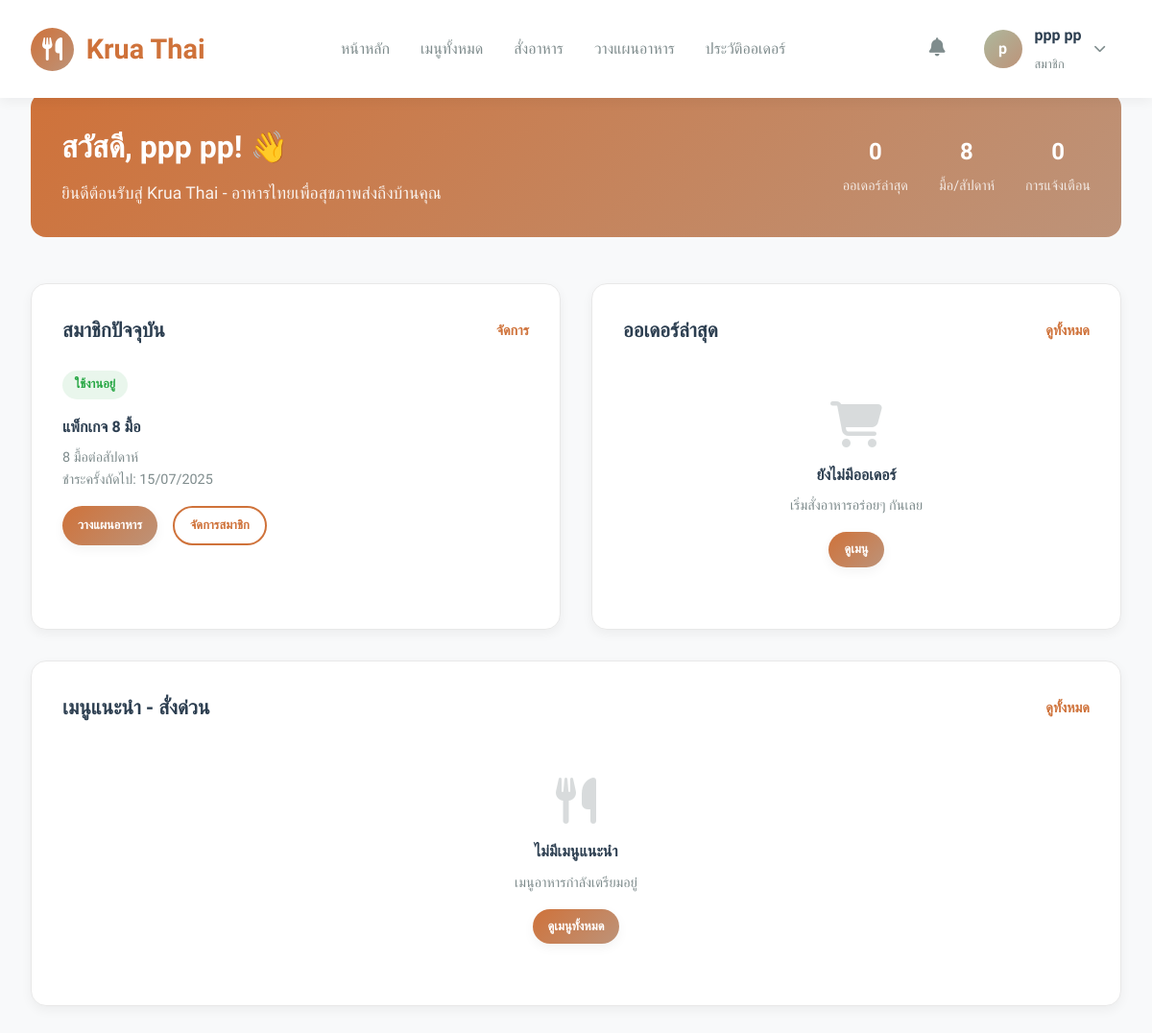
/KruaThai/index.php (signed in), run on an earlier commit of the app's database.
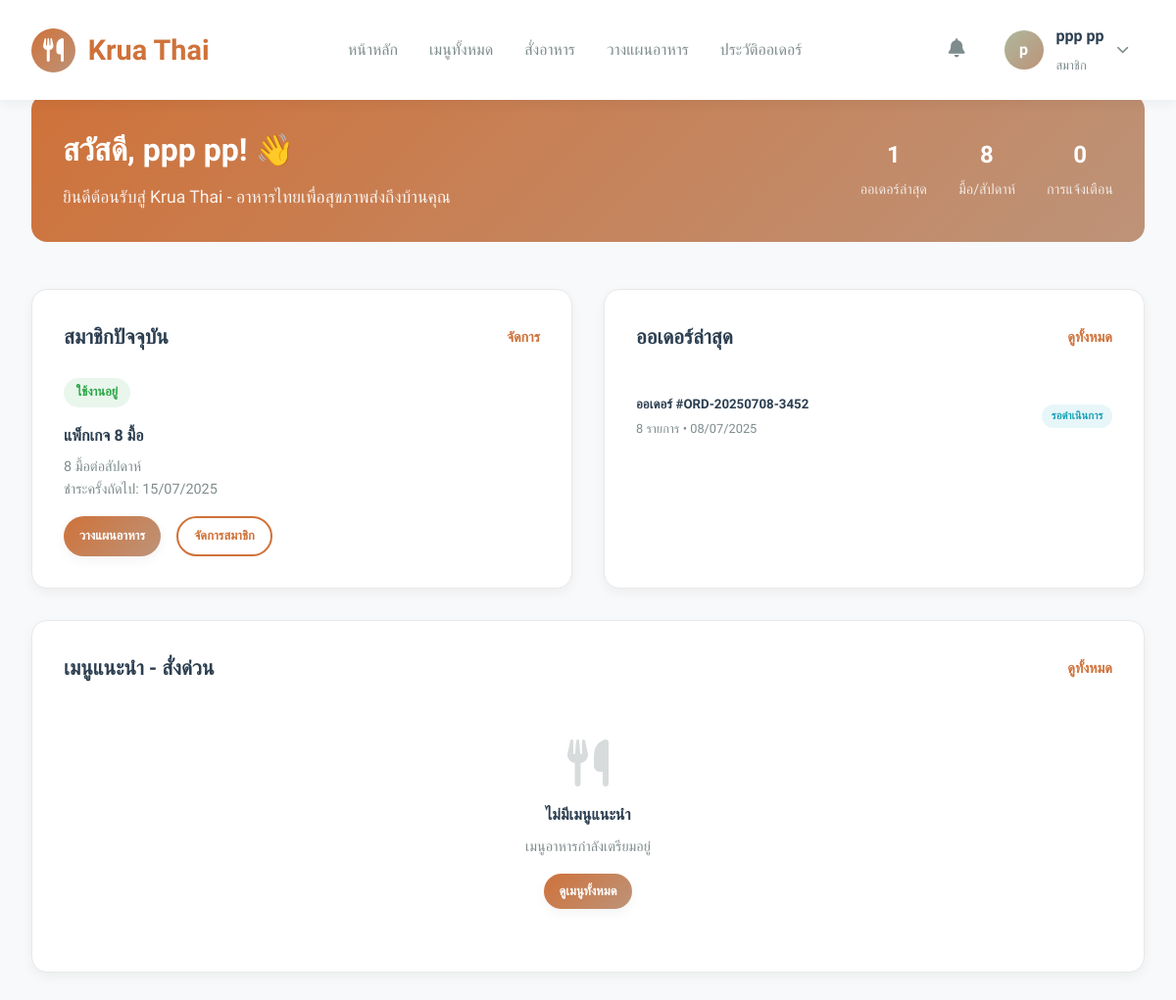
And on a later commit of the database.
### tables this page shows
CREATE TABLE `orders` (
  `id` char(36) NOT NULL,
  `order_number` varchar(20) NOT NULL,
  `subscription_id` char(36) NOT NULL,
  `user_id` char(36) NOT NULL,
  `delivery_date` date NOT NULL,
  `delivery_time_slot` enum('09:00-12:00','12:00-15:00','15:00-18:00','18:00-21:00') DEFAULT NULL,
  `delivery_address` text NOT NULL,
  `delivery_instructions` text,
  `status` enum('pending','confirmed','preparing','ready','out_for_delivery','delivered','cancelled') DEFAULT 'pending',
  `kitchen_status` enum('not_started','in_progress','completed') DEFAULT 'not_started',
  `assigned_rider_id` char(36) DEFAULT NULL,
  `pickup_time` timestamp NULL DEFAULT NULL,
  `delivery_confirmation_method` enum('photo','signature','customer_present','left_at_door') DEFAULT 'customer_present',
  `delivery_photo_url` varchar(500) DEFAULT NULL,
  `delivery_signature_url` varchar(500) DEFAULT NULL,
  `delivered_at` timestamp NULL DEFAULT NULL,
  `total_items` int(11) DEFAULT '0',
  `estimated_prep_time` int(11) DEFAULT '30',
  `special_notes` text,
  `created_at` timestamp NOT NULL DEFAULT CURRENT_TIMESTAMP,
  `updated_at` timestamp NOT NULL DEFAULT CURRENT_TIMESTAMP ON UPDATE CURRENT_TIMESTAMP
);

### KruaThai/index.php (the view, shortened to what the changed rows need)
<?php
try {
    $database = new Database();
    $db = $database->getConnection();
} catch (Exception $e) {
    try {
        $pdo = new PDO("mysql:host=localhost;dbname=krua_thai;charset=utf8mb4", "root", "root");
        $pdo->setAttribute(PDO::ATTR_ERRMODE, PDO::ERRMODE_EXCEPTION);
        $db = $pdo;
    } catch (PDOException $e) {
        error_log("Database connection failed: " . $e->getMessage());
        $db = null;
    }
}
$user_id = $_SESSION['user_id'];
$user_name = $_SESSION['first_name'] ?? $_SESSION['user_name'] ?? 'User';
$recent_orders = [];
if ($db) {
    try {
        $stmt = $db->prepare("
            SELECT o.*, COUNT(oi.id) as item_count
            FROM orders o
            LEFT JOIN order_items oi ON o.id = oi.order_id
            WHERE o.user_id = ?
            GROUP BY o.id
            ORDER BY o.created_at DESC
            LIMIT 5
        ");
        $stmt->execute([$user_id]);
        $recent_orders = $stmt->fetchAll(PDO::FETCH_ASSOC);
    } catch (Exception $e) {
        error_log("Failed to fetch orders: " . $e->getMessage());
    }
}
?>
<!DOCTYPE html>
<html lang="th">
<head>
    <link href="https://cdnjs.cloudflare.com/ajax/libs/font-awesome/6.4.0/css/all.min.css" rel="stylesheet">
</head>
<body>
    <main class="main-content">
        <section class="welcome-section loading">
            <div class="welcome-content">
                <div class="welcome-text">
                    <h1>สวัสดี, <?php echo htmlspecialchars($user_name); ?>! 👋</h1>
                </div>
                <div class="quick-stats">
                    <div class="stat-item">
                        <div class="stat-number"><?php echo count($recent_orders); ?></div>
                        <div class="stat-label">ออเดอร์ล่าสุด</div>
                    </div>
                </div>
            </div>
        </section>
        <div class="dashboard-grid">
            <div class="dashboard-card loading">
                <?php if (!empty($recent_orders)): ?>
                    <?php foreach (array_slice($recent_orders, 0, 3) as $order): ?>
                        <div class="order-item">
                            <div class="order-info">
                                <h5>ออเดอร์ #<?php echo htmlspecialchars($order['order_number']); ?></h5>
                                <p><?php echo $order['item_count']; ?> รายการ • <?php echo date('d/m/Y', strtotime($order['created_at'])); ?></p>
                            </div>
                            <span class="order-status status-<?php echo $order['status']; ?>">
                                <?php
                                $status_text = [
                                    'pending' => 'รอดำเนินการ',
                                    'confirmed' => 'ยืนยันแล้ว',
                                    'preparing' => 'กำลังเตรียม',
                                    'ready' => 'พร้อมส่ง',
                                    'out_for_delivery' => 'กำลังส่ง',
                                    'delivered' => 'ส่งแล้ว',
                                    'cancelled' => 'ยกเลิก'
                                ];
                                echo $status_text[$order['status']] ?? $order['status'];
                                ?>
                            </span>
                        </div>
                    <?php endforeach; ?>
                <?php else: ?>
                    <div class="empty-state">
                        <i class="fas fa-shopping-cart"></i>
                        <h4>ยังไม่มีออเดอร์</h4>
                        <p>เริ่มสั่งอาหารอร่อยๆ กันเลย</p>
                        <a href="menus.php" class="btn btn-primary btn-sm">ดูเมนู</a>
                    </div>
                <?php endif; ?>
            </div>
        </div>
    </main>
</body>
</html>

What changed in the data, as far as the page shows it:
added orders: order_number "ORD-20250708-3452", item_count "8", created_at "08/07/2025", status "รอดำเนินการ"
Also different on the page:
count($recent_orders): "0" → "1"
text no longer shown: "ยังไม่มีออเดอร์ เริ่มสั่งอาหารอร่อยๆ กันเลย ดูเมนู"
